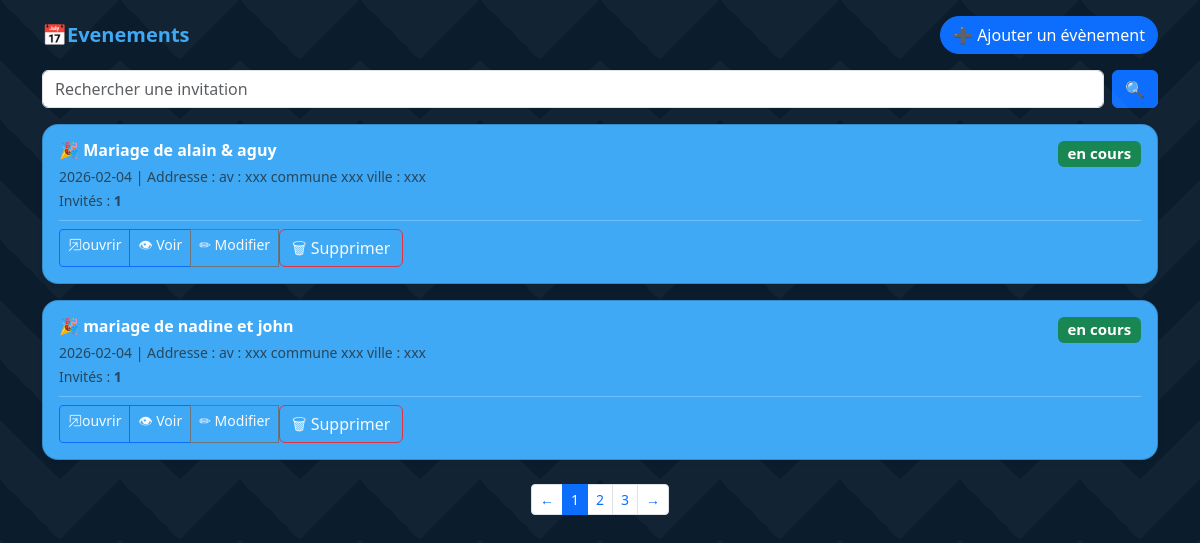
Screenshot of /event_list/ with the database file from the repository.
### models.py (models this page shows)
class Event(Base): #event table
    __tablename__="events"
    id = Column(String,primary_key=True,unique=True,default=lambda :str(uuid4()))
    name = Column(String(50))
    type = Column(String(50))
    date = Column(Date)
    address = Column(String(50))
    description = Column(Text,nullable=True)
    created_date = Column(DateTime,default=datetime.now())
    state = Column(String,default="en cours")
    guests = relationship("Guest",back_populates="event",cascade="all,delete")

### Routers/event.py (the view)
@Root.get("/event_list/",name="event_list")#get the event list
def getEventList(request:Request,  db: Session = Depends(connecting)):
    events = db.query(Event).all()
    return templates.TemplateResponse("Event/List/list_event.html",{'request':request,"events":events})

### Templates/Event/List/list_event.html (shortened to what this page needs)
<!DOCTYPE html>
<html lang="fr">
<head>
    <link rel="stylesheet" href="https://cdn.jsdelivr.net/npm/bootstrap-icons@1.11.1/font/bootstrap-icons.css">
    <link href="https://cdn.jsdelivr.net/npm/bootstrap@5.3.2/dist/css/bootstrap.min.css" rel="stylesheet">
</head>
<body >
<div class="container py-3">
    <div class="mb-3 d-flex justify-content-between align-items-center" style="position:relative;z-index:1;">
        <h5 class="fw-bold mb-0" style="color:#3fa9f5;">📅Evenements</h5>
        <a href="{{url_for('event_form')}}" class="btn btn-primary rounded-pill">➕ Ajouter un évènement</a>
    </div>
    <form class="mb-3 d-flex" method="get" action="/research_event">
        <input type="text" class="form-control me-2" placeholder="Rechercher une invitation" name="researched_event">
        <button type="submit" class="btn btn-primary">🔍</button>
    </form>
    <div class="row g-3">
        {%if events %}
        {% for event in events%}
        <div class="col-12">
            <div class="card shadow-sm rounded-4">
                <div class="card-body">
                    <div class="d-flex justify-content-between align-items-start">
                        <div>
                            <h6 class="fw-bold mb-1">🎉 {{event.name}}</h6>
                            <small class="text-muted">{{event.date}} | Addresse : {{event.address}}</small><br>
                            <small class="text-muted">Invités : <b>{{event.guests| length}}</b></small>
                        </div>
                        {% if event.state == "terminé"%}
                            <span class="badge bg-danger " style="font-size:15px;">{{event.state}}</span>
                        {% else%}
                            <span class="badge bg-success " style="font-size:15px;">{{event.state}}</span>
                        {% endif%}
                    </div>
                    <hr class="my-2">
                    <div class="d-flex justify-content-between align-items-center">
                        <div class="btn-group btn-group-sm">
                            <a href="/event_description/{{event.id}}" class="btn btn-outline-primary text-light"><i class="bi bi-box-arrow-in-up-right"></i>ouvrir</a>
                            <a href="/detail/{{event.id}}" class="btn btn-outline-primary text-light">👁 Voir</a>
                            <a href="/edit_event/{{event.id}}" class="btn btn-outline-secondary text-light">✏ Modifier</a>
                            <form action="/delete_event/{{event.id}}" method="post">
                                <button type="submit" class="btn btn-outline-danger text-light" onclick="return confirm('voulez-vous supprimer cette evement ?')">🗑 Supprimer</button>
                            </form>
                        </div>
                    </div>
                </div>
            </div>
        </div>
        {% endfor %}
        {%endif%}
    </div>
    <nav class="mt-4">
        <ul class="pagination justify-content-center pagination-sm">
            <li class="page-item"><a class="page-link" href="#">←</a></li>
            <li class="page-item active"><a class="page-link" href="#">1</a></li>
            <li class="page-item"><a class="page-link" href="#">2</a></li>
            <li class="page-item"><a class="page-link" href="#">3</a></li>
            <li class="page-item"><a class="page-link" href="#">→</a></li>
        </ul>
    </nav>
</div>
</body>
</html>

### Templates/Event/List/list_event.html (style rules this page uses)
* { margin: 0; padding: 0; box-sizing: border-box; }
body { font-family: "Segoe UI", system-ui, sans-serif; min-height: 100vh; background-color: #0b1c2d; position: relative; overflow-x: hidden; }
body::before { content: ""; position: fixed; inset: 0; background: linear-gradient(135deg, rgba(255,255,255,0.03) 25%, transparent 25%) -60px 0, linear-gradient(225deg, rgba(255,255,255,0.03) 25%, transparent 25%) -60px 0, linear-gradient(315deg, rgba(255,255,255,0.03) 25%, transparent 25%), linear-gradient(45deg, rgba(255,255,255,0.03) 25%, transparent 25%); background-size: 120px 120px; z-index: 0; }
.card { background-color : #3fa9f5; color:white; }

### rows the page displays
Event: name "Mariage de alain & aguy", date "2026-02-04", address "av : xxx commune xxx ville : xxx", guests|length "1", state "en cours"
Event: name "mariage de nadine et john", date "2026-02-04", address "av : xxx commune xxx ville : xxx", guests|length "1", state "en cours"
